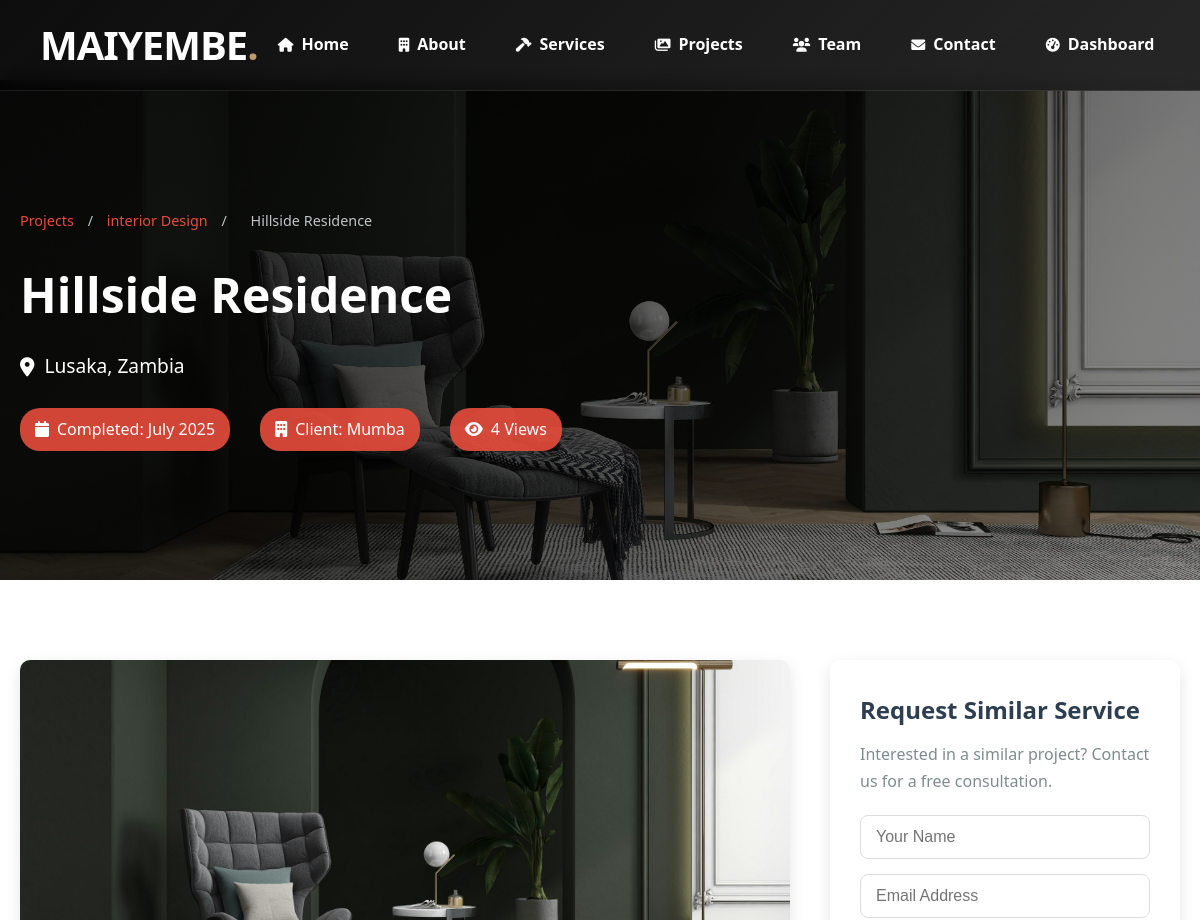
The app's page /projects/project/hillside-residence/ (upper part), older data.
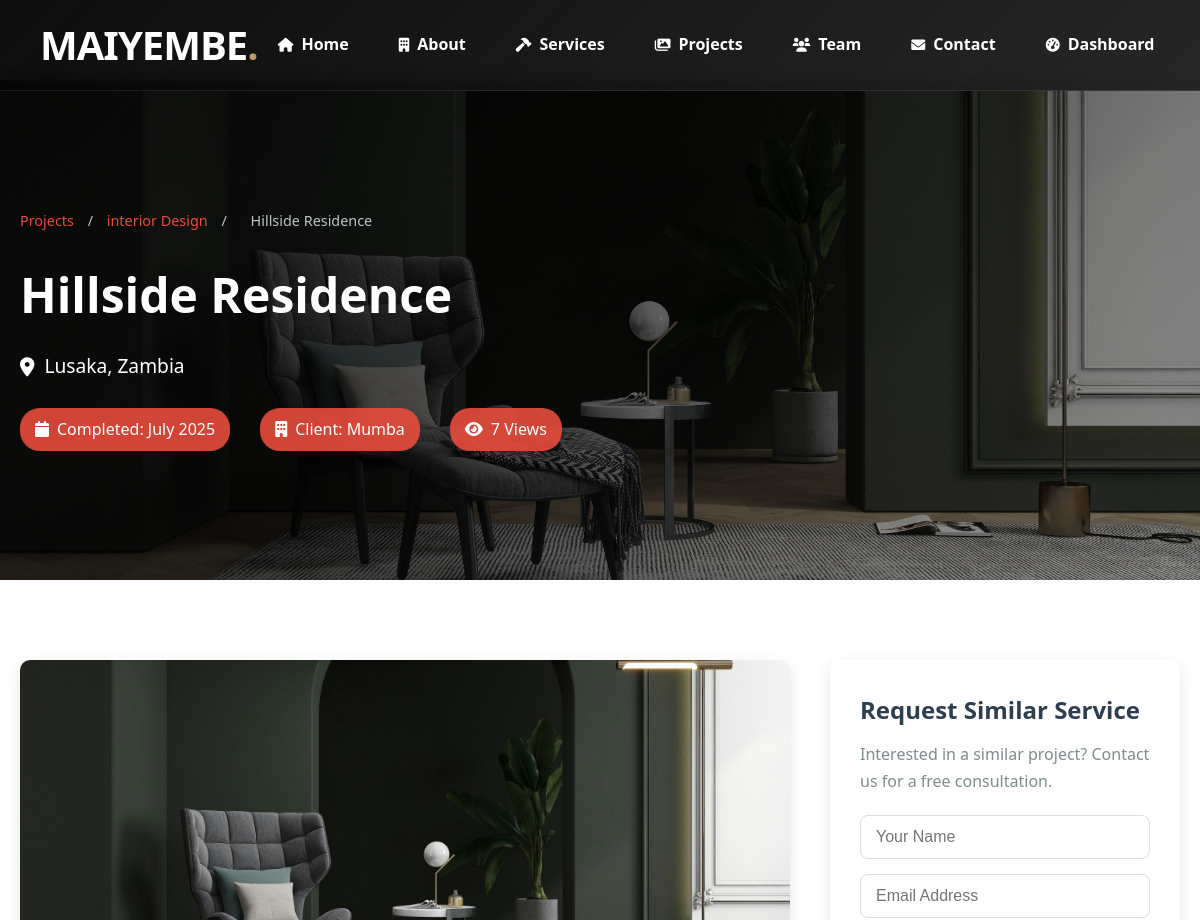
The same page, newer data.
### projects/models.py (models this page shows, shortened)
class Project(models.Model):
    PROJECT_STATUS = (
        ('completed', 'Completed'),
        ('ongoing', 'Ongoing'),
        ('upcoming', 'Upcoming'),
    )
    title = models.CharField(max_length=200)
    slug = models.SlugField(unique=True, blank=True)
    description = models.TextField()
    client = models.CharField(max_length=100)
    location = models.CharField(max_length=100)
    completion_date = models.DateField()
    project_duration = models.CharField(max_length=50, blank=True)
    budget = models.DecimalField(max_digits=12, decimal_places=2, blank=True, null=True)
    size = models.CharField(max_length=100, blank=True)
    featured_image = models.ImageField(upload_to='projects/')
    is_featured = models.BooleanField(default=False)
    status = models.CharField(max_length=20, choices=PROJECT_STATUS, default='completed')
    categories = models.ManyToManyField(ProjectCategory, related_name='projects')
    created_at = models.DateTimeField(auto_now_add=True)
    updated_at = models.DateTimeField(auto_now=True)
    views = models.PositiveIntegerField(default=0)
    created_by = models.ForeignKey(User, on_delete=models.SET_NULL, null=True, related_name='created_projects')
    last_updated_by = models.ForeignKey(User, on_delete=models.SET_NULL, null=True, related_name='updated_projects')
    meta_title = models.CharField(max_length=200, blank=True)
    meta_description = models.TextField(blank=True)
    def save(self, *args, **kwargs):
        if not self.slug:
            self.slug = slugify(self.title)
        super().save(*args, **kwargs)
    def get_absolute_url(self):
        return reverse('projects:project_detail', kwargs={'slug': self.slug})
    def increment_views(self):
        self.views += 1
        self.save(update_fields=['views'])
    def get_primary_category(self):
        return self.categories.first() if self.categories.exists() else None

### projects/views.py (the view)
# urls.py: path('project/<slug:slug>/', ProjectDetailView.as_view(), name='project_detail'),
class ProjectDetailView(DetailView):
    model = Project
    template_name = 'projects/project_detail.html'
    context_object_name = 'project'
    def get_object(self, queryset=None):
        if 'slug' in self.kwargs:
            return get_object_or_404(Project, slug=self.kwargs['slug'])
        return super().get_object(queryset)
    def get_context_data(self, **kwargs):
        context = super().get_context_data(**kwargs)
        project = self.get_object()
        related_categories = project.categories.all()
        context['related_projects'] = Project.objects.filter(
            categories__in=related_categories
        ).exclude(id=project.id).distinct()[:4]
        context['inquiry_form'] = ProjectInquiryForm()
        return context
    def get(self, request, *args, **kwargs):
        response = super().get(request, *args, **kwargs)
        project = self.get_object()
        project.increment_views()
        return response

### blog/context_processors.py (called while the page is built)
def blog_context(request):
    if request.user.is_authenticated:
        pending_comments = Comment.objects.filter(is_approved=False).count()
    else:
        pending_comments = 0
    return {
        'comment_count': pending_comments,
    }

### core/context_processors.py (called while the page is built)
def core_context(request):
    if request.user.is_authenticated:
        new_messages_count = ContactMessage.objects.filter(is_read='False').count()
    else:
        new_messages_count = 0
    return {
        'new_messages_count': new_messages_count,
    }

### templates/projects/project_detail.html (shortened to what this page needs)
{% extends 'base.html' %}
{% load static %}
{% block content %}
<div class="project-detail-hero" style="background-image: url('{{ project.featured_image.url }}')">
    <div class="hero-overlay"></div>
    <div class="hero-content">
        <div class="breadcrumb">
            <a href="{% url 'projects:project_list' %}">Projects</a>
            <span>/</span>
            {% with project.get_primary_category as primary_category %}
            {% if primary_category %}
            <a href="{% url 'projects:category' primary_category.slug %}">{{ primary_category.name }}</a>
            <span>/</span>
            {% endif %}
            {% endwith %}
            <span>{{ project.title }}</span>
        </div>
        <h1>{{ project.title }}</h1>
        <p class="project-location">
            <i class="fas fa-map-marker-alt"></i> {{ project.location }}
        </p>
        <div class="project-meta-hero">
            <div class="meta-item">
                <i class="fas fa-calendar"></i>
                <span>Completed: {{ project.completion_date|date:"F Y" }}</span>
            </div>
            <div class="meta-item">
                <i class="fas fa-building"></i>
                <span>Client: {{ project.client }}</span>
            </div>
            <div class="meta-item">
                <i class="fas fa-eye"></i>
                <span>{{ project.views }} Views</span>
            </div>
        </div>
    </div>
</div>
<section class="project-detail-section">
    <div class="container">
        <div class="project-detail-content">
            <div class="project-main">
                <div class="project-gallery">
                    <div class="gallery-main">
                        <div class="main-image">
                            <img src="{{ project.featured_image.url }}" alt="{{ project.title }}" id="main-gallery-image">
                        </div>
                    </div>
                </div>
            </div>
            <div class="project-sidebar">
                <div class="inquiry-form-container">
                    <h3>Request Similar Service</h3>
                    <p>Interested in a similar project? Contact us for a free consultation.</p>
                    <form method="post" action="{% url 'projects:project_inquiry' project.slug %}" class="inquiry-form">
                        <div class="form-group">
                            <input type="text" name="name" placeholder="Your Name" required class="form-control">
                        </div>
                        <div class="form-group">
                            <input type="email" name="email" placeholder="Email Address" required class="form-control">
                        </div>
                    </form>
                </div>
            </div>
        </div>
    </div>
</section>
{% endblock %}

Row changes from the older to the newer data that the page shows:
changed Project "Hillside Residence": views "4" → "7"
